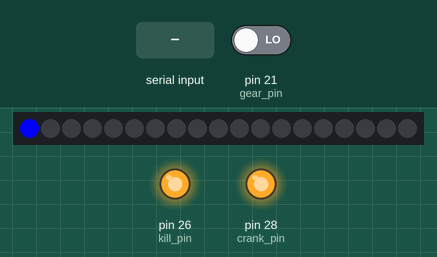
This sketch was run on a simulated Arduino Mega 2560, built with avr-gcc and run on an emulated ATmega2560. On the bench: 19 RGB LEDs in strip order, left to right, output pins drawn as LEDs (lit = HIGH). The inputs (shaded band) are chosen by the test bench; at power-on: pin 21 (gear_pin) LOW.

Above: at 1.6 s.
1.7 s: "c" received over the second serial link
At 2.8 s:
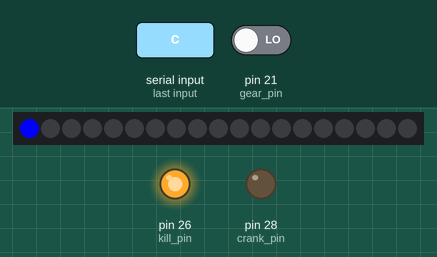
4.7 s: "k" received over the second serial link
At 6.4 s:
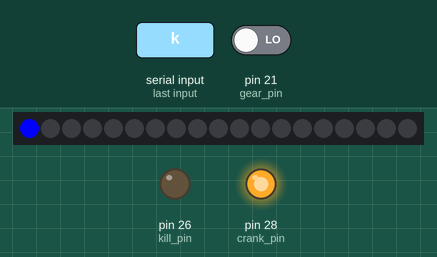
Timing chart, 0 to 12.1 s (numbered marks = the images above; inputs shaded):
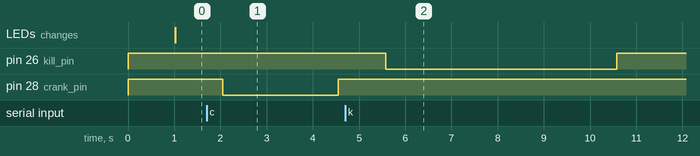

Measured:
- after the input at 1.7 s, pin 28 (crank_pin): HIGH → LOW after 0.35 s, → HIGH 2.5 s later
- after the input at 4.7 s, pin 26 (kill_pin): HIGH → LOW after 0.88 s, → HIGH 5.0 s later

The sketch:

dash_master_2.3.2.ino
```cpp
#include<CAN.h>
#include <FastLED.h>


#define crank_pin 28
#define kill_pin 26
#define undefined_pin 24
#define cs 10             //CAN
#define in 2
#define clockFreq 8E6
#define canFreq   500E3
#define gear_pin 21       //gear
#define LED_PIN     7    //LED
#define NUM_LEDS    19

unsigned long RPM = 0;        //CAN
float TEMP = 0 , VOLT = 0 ;
int gear;                     //gear
long dur;
CRGB leds[NUM_LEDS];          //LED
int light=0;
int ledDur,ledOldDur,red;//
 char comm;

void setup(){

    Serial.begin(9600);
    Serial3.begin(9600);
    Serial2.begin(9600);          //Lora

    engineSetup();
    canSetup(cs,in,canFreq,clockFreq);        //CAN
    pinMode(gear_pin,INPUT);                  //gear
    FastLED.addLeds<WS2812, LED_PIN, GRB>(leds, NUM_LEDS);//LED
}

void loop(){

   if(Serial2.available()){
   comm = Serial2.read();
    if(comm=='c'){
      crank();
    }
    if(comm=='k'){
      kill();
    }
    comm='a';
   }
   dur= pulseIn(21,HIGH);     //gear
    hmiGear();

   getCAN(&RPM,&TEMP,&VOLT);    //CAN
    hmiCAN();

   showLightDis();               //  //LED


}
```

CAN.ino
```cpp
//CANSetup
void canSetup(int can_cs, int can_int, long can_freq, long clock_freq) {
  CAN.setPins(can_cs, can_int);
  CAN.setClockFrequency(clock_freq);
  if (!CAN.begin(can_freq)) {
    Serial.println("Starting CAN failed!"); //can failed
    hmiCANRed();
  }
}

//CAN
void getCAN(unsigned long* rpm, float* temp, float* volt){

  int rMSB=0,rLSB=0; //rpm bits
  int tMSB=0,tLSB=0;
  int vMSB=0,vLSB=0;

  int packetSize = CAN.parsePacket();
  long packId = CAN.packetId();
   if (packetSize) {

   if(packId==218099784){      //0CFFF048 for RPM,TPS,FUEL,Ignition

    int d = 0;
    while (CAN.available()) {
      if (d == 0) {
        d++;
        rLSB = (int)CAN.read();
      }
      if (d == 1) {
        d++;
        rMSB = (int)CAN.read();
      }
      CAN.read(); d++;
    }
    *rpm = (rMSB * 256) + rLSB;
    hmiCANGreen();
  }

   if(packId==218101064){    //0CFFF548 for battery volt air temp coolant temp

    int e=0;
    while (CAN.available()) {
      if (e==0){
        e++;
        vLSB=(int)CAN.read();
      }
      if (e==1){
        e++;
        vMSB=(int)CAN.read();
      }
      if (e==4){
          e++;
          tLSB=(int)CAN.read();
        }
        if (e==5){
          e++;
          tMSB=(int)CAN.read();
        }
          CAN.read(); e++;

      }
     *temp=((tMSB*256)+tLSB)*0.1;
     *volt=((vMSB*256)+vLSB)*0.01;
    hmiCANGreen();
    }

  }
   else{
    hmiCANRed();
  }
}

void hmiCANRed(){
   Serial3.print("r1.pco=");       //63488 Red colour
    Serial3.print("63488");
    Serial3.write(0xff);
    Serial3.write(0xff);
    Serial3.write(0xff);
    Serial3.print("r1.bco=");       //63488 Red colour
    Serial3.print("63488");
    Serial3.write(0xff);
    Serial3.write(0xff);
    Serial3.write(0xff);

    Serial3.print("t1");       //63488 Red colour
    Serial3.print(".");
    Serial3.print("pco");
    Serial3.print("=");
    Serial3.print("63488");
    Serial3.write(0xff);
    Serial3.write(0xff);
    Serial3.write(0xff);


}
void hmiCANGreen(){
  Serial3.print("r1.pco=");       //34800 green colour
    Serial3.print("1024");
    Serial3.write(0xff);
    Serial3.write(0xff);
    Serial3.write(0xff);
    Serial3.print("r1.bco=");       //34800 green colour
    Serial3.print("1024");
    Serial3.write(0xff);
    Serial3.write(0xff);
    Serial3.write(0xff);

    Serial3.print("t1");       //1024 Green colour
    Serial3.print(".");
    Serial3.print("pco");
    Serial3.print("=");
    Serial3.print("1024");
    Serial3.write(0xff);
    Serial3.write(0xff);
    Serial3.write(0xff);
}


//CAN HMI

void hmiCAN(){
    Serial3.print("t");
    Serial3.print("4");
    Serial3.print(".");
    Serial3.print("txt=");
    Serial3.print("\"");
    Serial3.print(RPM);
    Serial3.print("\"");
    Serial3.write(0xff);
    Serial3.write(0xff);
    Serial3.write(0xff);

    Serial3.print("t");
    Serial3.print("5");
    Serial3.print(".");
    Serial3.print("txt=");
    Serial3.print("\"");
    Serial3.print((int)TEMP);
    Serial3.print("\"");
    Serial3.write(0xff);
    Serial3.write(0xff);
    Serial3.write(0xff);

    Serial3.print("t");
    Serial3.print("10");
    Serial3.print(".");
    Serial3.print("txt=");
    Serial3.print("\"");
    Serial3.print(VOLT);
    Serial3.print("\"");
    Serial3.write(0xff);
    Serial3.write(0xff);
    Serial3.write(0xff);

}
```

Engine_control.ino
```cpp
void engineSetup(){
  pinMode(crank_pin,OUTPUT);
  pinMode(kill_pin,OUTPUT);
  digitalWrite(crank_pin,HIGH);
  digitalWrite(kill_pin,HIGH);
}
void crank(){
    Serial2.print("cranking");
  digitalWrite(crank_pin,LOW);
  delay(2500);
    digitalWrite(crank_pin,HIGH);
}
void kill(){
    Serial2.print("killing");
    digitalWrite(kill_pin,LOW);
  delay(5000);
  digitalWrite(kill_pin,HIGH);
}
```

Gear.ino
```cpp
void hmiGear(){
    if(dur>=700&&dur<=900)
    {
    Serial3.print("t");
    Serial3.print("1");
    Serial3.print(".");
    Serial3.print("txt=");
    Serial3.print("\"");
    Serial3.print("1");
    Serial3.print("\"");
    Serial3.write(0xff);
    Serial3.write(0xff);
    Serial3.write(0xff);
    }

    if(dur>=920&&dur<=1200)
    {
    Serial3.print("t");
    Serial3.print("1");
    Serial3.print(".");
    Serial3.print("txt=");
    Serial3.print("\"");
    Serial3.print("N");
    Serial3.print("\"");
    Serial3.write(0xff);
    Serial3.write(0xff);
    Serial3.write(0xff);
    }

    if(dur>=1220&&dur<=1500)
    {
    Serial3.print("t");
    Serial3.print("1");
    Serial3.print(".");
    Serial3.print("txt=");
    Serial3.print("\"");
    Serial3.print("2");
    Serial3.print("\"");
    Serial3.write(0xff);
    Serial3.write(0xff);
    Serial3.write(0xff);
    }

    if(dur>=1520&&dur<=2000)
    {
    Serial3.print("t");
    Serial3.print("1");
    Serial3.print(".");
    Serial3.print("txt=");
    Serial3.print("\"");
    Serial3.print("3");
    Serial3.print("\"");
    Serial3.write(0xff);
    Serial3.write(0xff);
    Serial3.write(0xff);
    }


    if(dur>=2020&&dur<=2500)
    {
    Serial3.print("t");
    Serial3.print("1");
    Serial3.print(".");
    Serial3.print("txt=");
    Serial3.print("\"");
    Serial3.print("4");
    Serial3.print("\"");
    Serial3.write(0xff);
    Serial3.write(0xff);
    Serial3.write(0xff);
    }

    if(dur>=2520&&dur<=3000)
    {
    Serial3.print("t");
    Serial3.print("1");
    Serial3.print(".");
    Serial3.print("txt=");
    Serial3.print("\"");
    Serial3.print("5");
    Serial3.print("\"");
    Serial3.write(0xff);
    Serial3.write(0xff);
    Serial3.write(0xff);
    }

    if(dur>=3020&&dur<=3500)
    {
    Serial3.print("t");
    Serial3.print("1");
    Serial3.print(".");
    Serial3.print("txt=");
    Serial3.print("\"");
    Serial3.print("6");
    Serial3.print("\"");
    Serial3.write(0xff);
    Serial3.write(0xff);
    Serial3.write(0xff);
    }
}
```

LoRa.ino
```cpp
void loraInit(){
  Serial2.begin(9600);
}

void loraDataSend(){
  Serial2.println("Team Fateh");
}

//void lora
```

RPM_LED.ino
```cpp
void showLightCont(){                                 //Continuous Green to Red
  light=map(RPM, 0,11000, 0,19);
  FastLED.clear();
  for (int i=0; i<=light; i++){

  leds[i]=CRGB(13.42*light,255-(13.42*light),0);
  }
FastLED.show();
}


void showLightDis(){                                //Discrete Blue to Green to Red
  ledDur=millis();
  if (ledDur-ledOldDur<=100)
  red =255;
  else
  red =0;
  if(ledDur-ledOldDur>=200)
  ledOldDur=ledDur;

  light=map(RPM, 0,11000, 0,19);
  FastLED.clear();
  if(RPM>=0&&RPM<=3500){
    for (int i=0; i<=light; i++){
        leds[i]=CRGB(0,0,255);
     }
  }
  if(RPM>3500&&RPM<=7000){
    for (int i=0; i<=6; i++){
        leds[i]=CRGB(0,0,255);
     }
    for (int i=7; i<=light; i++){
        leds[i]=CRGB(0,255,0);
     }
  }
  if(RPM>7000&&RPM<=9500){
    for (int i=0; i<=6; i++){
        leds[i]=CRGB(0,0,255);
     }
    for (int i=7; i<=12; i++){
        leds[i]=CRGB(0,255,0);
     }
    for (int i=13; i<=light; i++){
        leds[i]=CRGB(255,0,0);
     }
   }
  if(RPM>9500){
    for (int i=0; i<=light; i++){
        leds[i]=CRGB(red,0,0);
     }

  }

FastLED.show();
}
```
